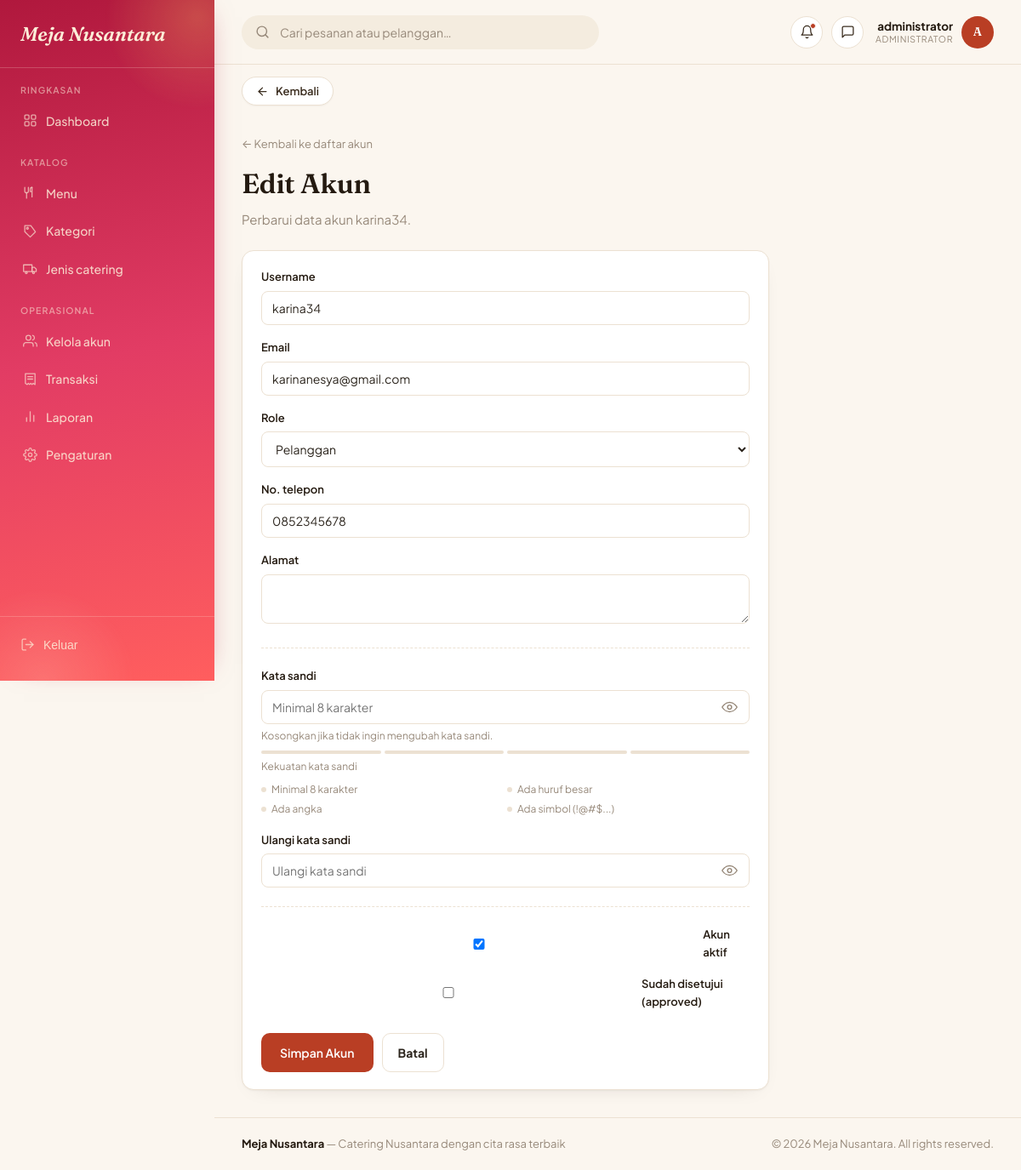
/admin-panel/akun/6/edit/ (signed in), run on the app's committed database.
### administrator/models.py (models this page shows, shortened)
class User(AbstractUser):
    class Role(models.TextChoices):
        ADMINISTRATOR = 'administrator', 'Administrator'
        petugas = 'petugas', 'petugas'
        PELANGGAN = 'pelanggan', 'Pelanggan'
    role = models.CharField(max_length=20, choices=Role.choices, default=Role.PELANGGAN)
    is_approved = models.BooleanField(
        default=False,
        help_text="Khusus role pelanggan. True jika registrasi sudah disetujui petugas."
    )
    approved_by = models.ForeignKey(
        'self', on_delete=models.SET_NULL, null=True, blank=True,
        related_name='approved_users', limit_choices_to={'role': 'petugas'}
    )
    approved_at = models.DateTimeField(null=True, blank=True)
    no_telepon = models.CharField(max_length=20, blank=True)
    alamat = models.TextField(blank=True)

### administrator/views.py (the view)
# urls.py: path('akun/<int:pk>/edit/', views.akun_form, name='akun_edit'),
@role_required('administrator')
def akun_form(request, pk=None):
    instance = get_object_or_404(User, pk=pk) if pk else None
    if instance and instance.role == User.Role.ADMINISTRATOR:
        messages.error(request, "Akun administrator tidak bisa diedit lewat halaman ini.")
        return redirect('administrator:akun_list')
    if request.method == 'POST':
        form = AkunForm(request.POST, instance=instance)
        if form.is_valid():
            form.save()
            messages.success(request, "Akun berhasil disimpan.")
            return redirect('administrator:akun_list')
    else:
        form = AkunForm(instance=instance)
    return render(request, 'administrator/akun_form.html', {'form': form, 'instance': instance})

### administrator/forms.py (shortened to what this page needs)
class AkunForm(forms.ModelForm):
    password1 = forms.CharField(
        label="Kata sandi",
        widget=forms.PasswordInput(attrs={'autocomplete': 'new-password', 'placeholder': 'Minimal 8 karakter'}),
        required=False,
        help_text="Kosongkan jika tidak ingin mengubah kata sandi.",
    )
    password2 = forms.CharField(
        label="Ulangi kata sandi",
        widget=forms.PasswordInput(attrs={'autocomplete': 'new-password', 'placeholder': 'Ulangi kata sandi'}),
        required=False,
    )
    class Meta:
        model = User
        fields = ['username', 'email', 'role', 'no_telepon', 'alamat', 'is_active', 'is_approved']
        widgets = {
            'alamat': forms.Textarea(attrs={'rows': 2}),
        }
    def __init__(self, *args, **kwargs):
        super().__init__(*args, **kwargs)
        self.fields['role'].choices = [
            (User.Role.petugas, 'Petugas'),
            (User.Role.PELANGGAN, 'Pelanggan'),
        ]
        if not self.instance.pk:
            self.fields['password1'].required = True
            self.fields['password2'].required = True
            self.fields['password1'].help_text = ""

### templates/administrator/akun_form.html (shortened to what this page needs)
{% extends "base.html" %}
{% block topbar_role %}Administrator{% endblock %}
{% block content %}
<div style="max-width: 620px;">
  <a href="{% url 'administrator:akun_list' %}" style="font-size: 13px; color: var(--text-muted);">&larr; Kembali ke daftar akun</a>
  <h1 style="margin-top: 10px;">{% if instance %}Edit Akun{% else %}Tambah Akun Baru{% endif %}</h1>
  <p style="color: var(--text-muted); margin-top: -8px; margin-bottom: 24px;">
    {% if instance %}Perbarui data akun {{ instance.username }}.{% else %}Buat akun petugas atau pelanggan secara langsung.{% endif %}
  </p>
  <form method="post" class="ticket" novalidate>
    <div class="ticket-body">
      <div class="field">
        <label for="{{ form.username.id_for_label }}">Username</label>
        {{ form.username }}
      </div>
      <div class="field">
        <label for="{{ form.email.id_for_label }}">Email</label>
        {{ form.email }}
      </div>
      <div class="field">
        <label for="{{ form.role.id_for_label }}">Role</label>
        {{ form.role }}
      </div>
      <div class="field">
        <label for="{{ form.no_telepon.id_for_label }}">No. telepon</label>
        {{ form.no_telepon }}
      </div>
      <div class="field">
        <label for="{{ form.alamat.id_for_label }}">Alamat</label>
        {{ form.alamat }}
      </div>
      <hr style="border: none; border-top: 1px dashed var(--border); margin: 22px 0;">
      <div class="field">
        <label for="id_password1">Kata sandi</label>
        <div class="password-field">
          {{ form.password1 }}
          <button type="button" class="password-toggle" data-toggle-for="id_password1" aria-label="Tampilkan kata sandi">
            <svg class="icon-eye" viewBox="0 0 24 24" fill="none" stroke="currentColor" stroke-width="1.8" stroke-linecap="round" stroke-linejoin="round">
              <path d="M1 12s4-7 11-7 11 7 11 7-4 7-11 7-11-7-11-7z"></path>
              <circle cx="12" cy="12" r="3"></circle>
            </svg>
          </button>
        </div>
        {% if form.password1.help_text %}<div style="font-size: 12px; color: var(--text-muted); margin-top: 4px;">{{ form.password1.help_text }}</div>{% endif %}
        <div class="strength-meter" id="strength-meter">
          <div class="strength-bar" data-level="1"></div>
          <div class="strength-bar" data-level="2"></div>
          <div class="strength-bar" data-level="3"></div>
          <div class="strength-bar" data-level="4"></div>
        </div>
        <div class="strength-label" id="strength-label">Kekuatan kata sandi</div>
        <ul class="strength-checklist" id="strength-checklist">
          <li data-rule="length">Minimal 8 karakter</li>
          <li data-rule="upper">Ada huruf besar</li>
          <li data-rule="number">Ada angka</li>
          <li data-rule="symbol">Ada simbol (!@#$...)</li>
        </ul>
      </div>
      <div class="field">
        <label for="id_password2">Ulangi kata sandi</label>
        <div class="password-field">
          {{ form.password2 }}
          <button type="button" class="password-toggle" data-toggle-for="id_password2" aria-label="Tampilkan kata sandi">
            <svg class="icon-eye" viewBox="0 0 24 24" fill="none" stroke="currentColor" stroke-width="1.8" stroke-linecap="round" stroke-linejoin="round">
              <path d="M1 12s4-7 11-7 11 7 11 7-4 7-11 7-11-7-11-7z"></path>
              <circle cx="12" cy="12" r="3"></circle>
            </svg>
          </button>
        </div>
      </div>
      <hr style="border: none; border-top: 1px dashed var(--border); margin: 22px 0;">
      <div class="field" style="display:flex; align-items:center; gap: 8px;">
        {{ form.is_active }}
        <label for="{{ form.is_active.id_for_label }}" style="margin:0;">Akun aktif</label>
      </div>
      <div class="field" style="display:flex; align-items:center; gap: 8px;">
        {{ form.is_approved }}
        <label for="{{ form.is_approved.id_for_label }}" style="margin:0;">Sudah disetujui (approved)</label>
      </div>
      <div style="display:flex; gap: 10px; margin-top: 26px;">
        <button type="submit" class="btn btn-primary">Simpan Akun</button>
        <a href="{% url 'administrator:akun_list' %}" class="btn btn-ghost">Batal</a>
      </div>
    </div>
  </form>
</div>
{% endblock %}

### templates/base.html (shortened to what this page needs)
{% load static %}
<!DOCTYPE html>
<html lang="id">
<head>
<link rel="stylesheet" href="{% static 'css/main.css' %}">
</head>
<body>
<div class="app-shell">
  <aside class="sidebar">
    <div class="brand">
        <div class="brand-mark">Meja Nusantara</div>
</div>
{% if request.user.role == "administrator" %}
    {% include "administrator/sidebar.html" %}
{% elif request.user.role == "petugas" %}
    {% include "petugas/sidebar.html" %}
{% elif request.user.role == "pelanggan" %}
    {% include "pelanggan/sidebar.html" %}
{% endif %}
    <div class="sidebar-bottom">
        <form method="post" action="{% url 'pelanggan:logout' %}"
              onsubmit="return confirm('Yakin mau keluar?');">
            <button type="submit"
                    class="nav-link"
                    style="width:100%;background:none;border:none;text-align:left;cursor:pointer;">
                <svg viewBox="0 0 24 24" fill="none" stroke="currentColor"
                     stroke-width="1.8" stroke-linecap="round" stroke-linejoin="round">
                    <path d="M9 21H5a2 2 0 0 1-2-2V5a2 2 0 0 1 2-2h4"/>
                    <polyline points="16 17 21 12 16 7"/>
                    <line x1="21" y1="12" x2="9" y2="12"/>
                </svg>
                Keluar
            </button>
        </form>
    </div>
</aside>
  <div class="main-col">
    <header class="topbar">
      <div class="topbar-search">
        <svg viewBox="0 0 24 24" fill="none" stroke="currentColor" stroke-width="2" stroke-linecap="round" stroke-linejoin="round"><circle cx="11" cy="11" r="8"/><line x1="21" y1="21" x2="16.65" y2="16.65"/></svg>
        <input type="text" placeholder="Cari pesanan atau pelanggan…">
      </div>
      <div class="topbar-actions">
        <button type="button" class="icon-btn" aria-label="Notifikasi">
          <svg viewBox="0 0 24 24" fill="none" stroke="currentColor" stroke-width="1.8" stroke-linecap="round" stroke-linejoin="round"><path d="M18 8a6 6 0 1 0-12 0c0 7-3 9-3 9h18s-3-2-3-9"/><path d="M13.73 21a2 2 0 0 1-3.46 0"/></svg>
          <span class="dot"></span>
        </button>
        <button type="button" class="icon-btn" aria-label="Pesan">
          <svg viewBox="0 0 24 24" fill="none" stroke="currentColor" stroke-width="1.8" stroke-linecap="round" stroke-linejoin="round"><path d="M21 15a2 2 0 0 1-2 2H7l-4 4V5a2 2 0 0 1 2-2h14a2 2 0 0 1 2 2z"/></svg>
        </button>
        <div class="topbar-user">
          <div class="topbar-user-text">
            <div class="topbar-user-name">{{ request.user.username }}</div>
            <div class="topbar-user-role">{% block topbar_role %}Panel{% endblock %}</div>
          </div>
          <div class="avatar">{{ request.user.username|slice:":1"|upper }}</div>
        </div>
      </div>
    </header>
    {% if request.resolver_match.url_name != "dashboard" %}
    <div class="back-bar">
      <button type="button" class="back-btn" onclick="history.back()">
        <svg viewBox="0 0 24 24" fill="none" stroke="currentColor" stroke-width="2" stroke-linecap="round" stroke-linejoin="round"><line x1="19" y1="12" x2="5" y2="12"></line><polyline points="12 19 5 12 12 5"></polyline></svg>
        Kembali
      </button>
    </div>
    {% endif %}
    <main class="content">
      {% block content %}{% endblock %}
    </main>
    <footer class="footer">
      <div>
        <strong>Meja Nusantara</strong>
        <span> — Catering Nusantara dengan cita rasa terbaik</span>
      </div>
      <div>
        © {% now "Y" %} Meja Nusantara. All rights reserved.
      </div>
    </footer>
  </div>
</div>
</body>
</html>

### data on the page
User: user.username "administrator", user.username "A"
User: username "karina34", email "karinanesya@gmail.com", role "Pelanggan", no_telepon "0852345678", is_active "☑"
